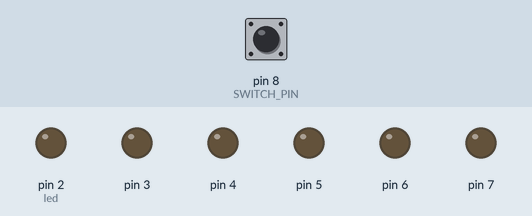
Simulated run of this sketch. Board: Arduino Uno, built with avr-gcc and run on an emulated ATmega328P. Parts: output pins drawn as LEDs (lit = HIGH). The inputs (shaded band) are chosen by the test bench; at power-on: pin 8 (SWITCH_PIN) LOW.

Above: at 0.02 s.
At 0.23 s:
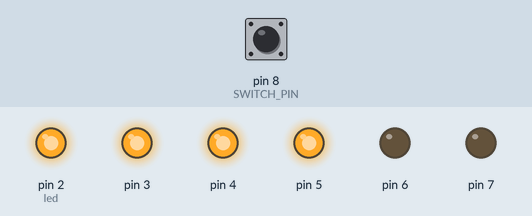
At 0.64 s:
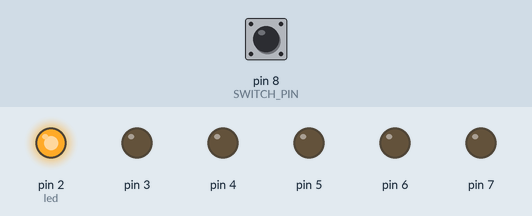
At 1.25 s:
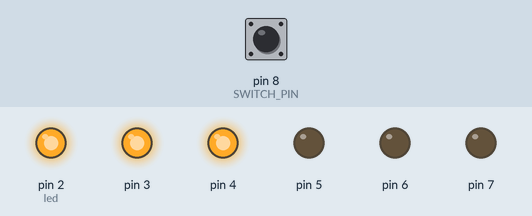
At 1.86 s:
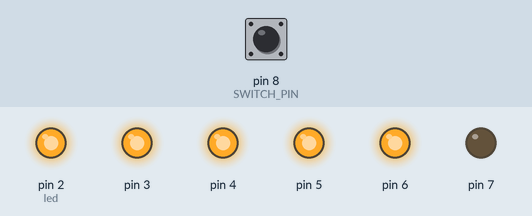
At 2.5 s:
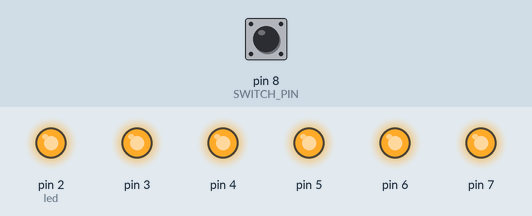
Timing chart, 0 to 3.0 s (numbered marks = the images above):
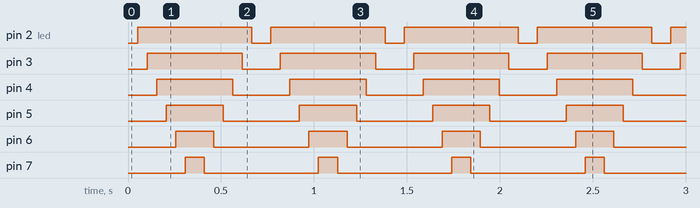

The sketch:

hourglass.ino
```cpp
const int SWITCH_PIN = 8;

unsigned long previousTime = 0;
int switchState = 0, prevSwitchState = 0;
int led = 2;
long interval = 50;
bool ascending = true; // Keep track of light direction

void setup() {
  // Initialize pins
  for (int x = 2; x < 8; x++) {
    pinMode(x, OUTPUT);
  }
  pinMode(SWITCH_PIN, INPUT);
}

void loop() {
  unsigned long currentTime = millis();

  if (currentTime - previousTime > interval) {
    // Apply or remove lights depending on set interval
    if (ascending) {
      previousTime = currentTime;
      digitalWrite(led, HIGH);
      led++;

      if (led > 7) {
        ascending = false;
      }
    } else {
      previousTime = currentTime;
      digitalWrite(led, LOW);
      led--;

      if (led < 2) {
        ascending = true;
      }
    }
  }

  switchState = digitalRead(SWITCH_PIN);

  // Reset configuration on tilt switch changes
  if (switchState != prevSwitchState) {
    for (int x = 2;x < 8; x++) {
      digitalWrite(x, LOW);
    }
    led = 2;
    previousTime = currentTime;
    ascending = true;
  }

  prevSwitchState = switchState;
}
```

Measured:
- by itself, pin 2 (led): alternates HIGH for 0.61 s and LOW for 0.10 s
- by itself, pin 3: alternates HIGH for 0.51 s and LOW for 0.20 s
- by itself, pin 4: alternates HIGH for 0.41 s and LOW for 0.31 s
- by itself, pin 5: alternates HIGH for 0.31 s and LOW for 0.41 s
- by itself, pin 6: alternates HIGH for 0.20 s and LOW for 0.51 s
- by itself, pin 7: alternates HIGH for 0.10 s and LOW for 0.61 s
